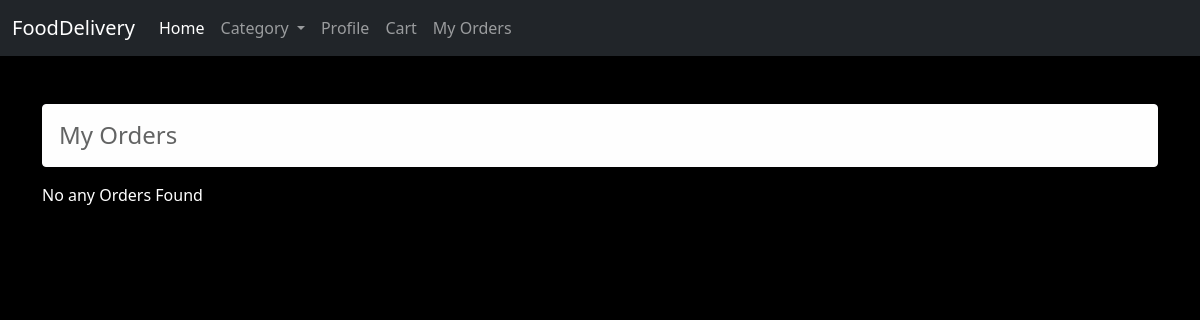
/my-orders (signed in), run on an earlier commit of the app's database.
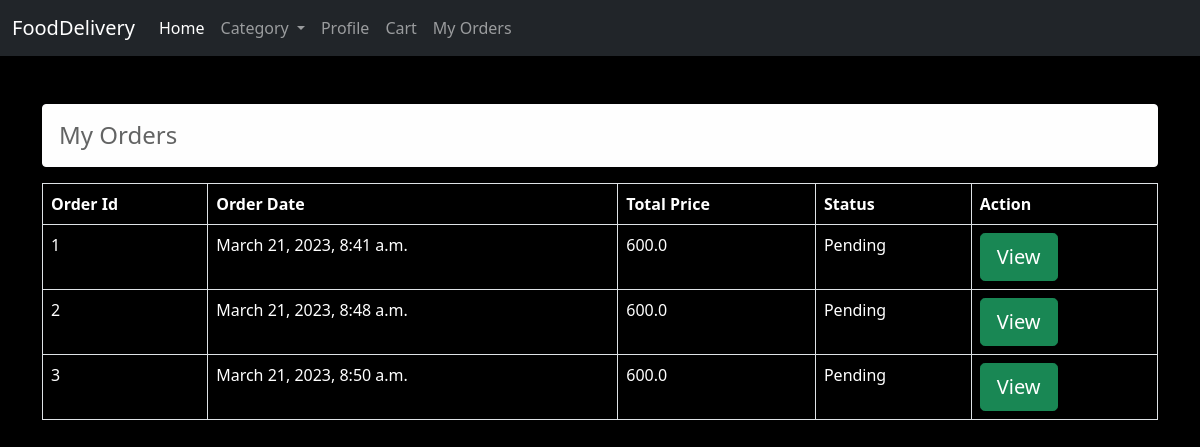
And on a later commit of the database.
### foodapp/models.py (models this page shows, shortened)
class Order(models.Model):
    user= models.ForeignKey(User, on_delete=models.CASCADE)
    fname= models.CharField(max_length=150, null=False)
    lname= models.CharField(max_length=150, null=False)
    email= models.CharField(max_length=150, null=False)
    phone= models.CharField(max_length=150, null=False)
    city= models.CharField(max_length=150, null=False)
    address= models.TextField(max_length=150, null=False)
    total_price= models.FloatField(null=False)
    payment_mode= models.CharField(max_length=150, null=False)
    payment_id= models.CharField(max_length=250, null=False)
    orderstatuses= (
        ('Pending','Pending'),
        ('Out For Shipping','Out For Shipping'),
        ('Completed','Completed'),
    )
    status= models.CharField(max_length=150,choices=orderstatuses,default='Pending')
    tracking_no= models.CharField(max_length=150, null=True)
    created_at= models.DateTimeField(auto_now_add= True)
    updated_at= models.DateTimeField(auto_now= True)

### foodapp/views.py (the view)
# urls.py: path('my-orders',myOrdersView,name="myorders"),
def myOrdersView(request):
    orderitems= Order.objects.filter(user=request.user);
    return render(request,"orders.html",{'orderitems':orderitems});

### foodapp/templates/orders.html (shortened to what this page needs)
{% extends 'base.html' %}
 {% block content %}
   <div class="container my-5">
      <h4 class="alert alert-light bordered rounded">My Orders</h4>
      <table class="table table-bordered table-striped table-rounded " style="color:white;">
          {% if orderitems %}
                    <thead>
                        <tr>
                            <th>Order Id</th>
                            <th>Order Date</th>
                            <th>Total Price</th>
                            <th>Status</th>
                            <th>Action</th>
                        </tr>
                    </thead>
                    <tbody>
                        {% for item in orderitems %}
                        <tr>
                            <td style="color:white;">{{item.id}}</td>
                            <td style="color:white;">{{item.created_at}}</td>
                            <td style="color:white;">{{item.total_price}}</td>
                            <td style="color:white;">{{item.status}}</td>
                           <td><a href="{% url 'viewOrderItems' %}" class="btn btn-success btn-lg">View</a></td>
                        </tr>
                        {% endfor %}
                    </tbody>
      </table>
      {% else %}
           <p>No any Orders Found</p>
      {% endif %}
   </div>
{% endblock %}

What changed in the data, as far as the page shows it:
added Order: id "1", created_at "March 21, 2023, 8:41 a.m.", total_price "600.0", status "Pending"
added Order: id "2", created_at "March 21, 2023, 8:48 a.m.", total_price "600.0", status "Pending"
added Order: id "3", created_at "March 21, 2023, 8:50 a.m.", total_price "600.0", status "Pending"
Also different on the page:
text no longer shown: "No any Orders Found"
text now shown: "Order Id Order Date Total Price Status Action"
